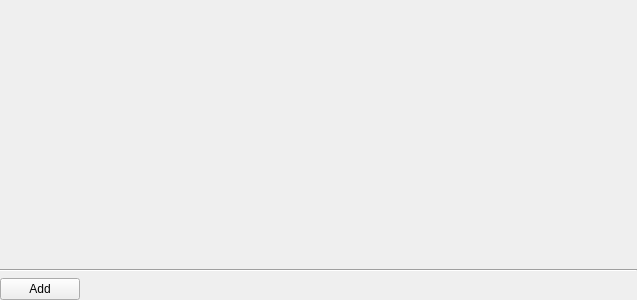
<?xml version="1.0" encoding="UTF-8"?>
<ui version="4.0">
 <class>ActionIDs</class>
 <widget class="QWidget" name="ActionIDs">
  <property name="geometry">
   <rect>
    <x>0</x>
    <y>0</y>
    <width>637</width>
    <height>300</height>
   </rect>
  </property>
  <layout class="QVBoxLayout" name="verticalLayout">
   <property name="margin">
    <number>0</number>
   </property>
   <item>
    <layout class="QVBoxLayout" name="actionMapLayout">
     <item>
      <spacer name="verticalSpacer">
       <property name="orientation">
        <enum>Qt::Vertical</enum>
       </property>
       <property name="sizeHint" stdset="0">
        <size>
         <width>20</width>
         <height>40</height>
        </size>
       </property>
      </spacer>
     </item>
    </layout>
   </item>
   <item>
    <widget class="Line" name="line">
     <property name="orientation">
      <enum>Qt::Horizontal</enum>
     </property>
    </widget>
   </item>
   <item>
    <layout class="QHBoxLayout" name="horizontalLayout_2">
     <item>
      <widget class="QPushButton" name="add">
       <property name="text">
        <string>Add</string>
       </property>
      </widget>
     </item>
     <item>
      <spacer name="horizontalSpacer">
       <property name="orientation">
        <enum>Qt::Horizontal</enum>
       </property>
       <property name="sizeHint" stdset="0">
        <size>
         <width>40</width>
         <height>20</height>
        </size>
       </property>
      </spacer>
     </item>
    </layout>
   </item>
  </layout>
 </widget>
 <resources/>
 <connections/>
</ui>
